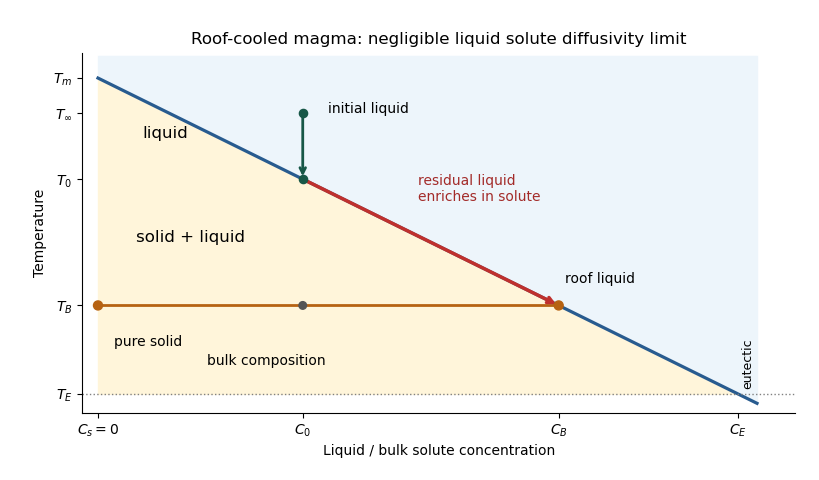

This figure's Python source:
"""Generate the phase diagram in the working directory; Make owns media placement.
Tested with Python 3.14.4, NumPy 2.3.5 and Matplotlib 3.10.7.
"""
from pathlib import Path
import matplotlib
matplotlib.use('Agg')
import matplotlib.pyplot as plt
import numpy as np

fig, ax = plt.subplots(figsize=(8.2, 4.8), dpi=100, facecolor='white')
fig.subplots_adjust(left=.10,right=.97,bottom=.14,top=.89)
C0, CB, CE = .32, .72, 1.0
Tm, T0, TB, TE, Tinf = 1.25, .93, .53, .25, 1.14
cs = np.linspace(0, 1.03, 200)
ax.plot(cs, Tm-cs, color='#285b8f', lw=2.3, label='Liquidus: $T=T_m-mC$')
ax.fill_between(cs, Tm-cs, 1.32, color='#edf5fb')
ax.fill_between(cs[cs<=1], TE, (Tm-cs)[cs<=1], color='#fff5da')
ax.axhline(TE,color='gray',ls=':',lw=1)
ax.plot([0,CB],[TB,TB],color='#b66212',lw=2)
ax.scatter([0,C0,CB],[TB,TB,TB],s=[42,30,42],color=['#b66212','#555555','#b66212'],zorder=5)
ax.annotate('pure solid',xy=(0,TB),xytext=(.025,.40),fontsize=10)
ax.annotate('bulk composition',xy=(C0,TB),xytext=(.17,.34),fontsize=10)
ax.annotate('roof liquid',xy=(CB,TB),xytext=(.73,.60),fontsize=10)
ax.annotate('',xy=(C0,T0),xytext=(C0,Tinf),arrowprops={'arrowstyle':'->','color':'#175747','lw':2})
ax.annotate('',xy=(CB,TB),xytext=(C0,T0),arrowprops={'arrowstyle':'->','color':'#bf302d','lw':2.5})
ax.scatter([C0,C0],[Tinf,T0],color='#175747',s=35,zorder=6)
ax.text(C0+.04,Tinf,'initial liquid',fontsize=10)
ax.text(.50,.86,'residual liquid\nenriches in solute',fontsize=10,color='#a32b29')
ax.text(.07,1.06,'liquid',fontsize=12)
ax.text(.06,.73,'solid + liquid',fontsize=12)
ax.text(1.005,TE+.015,'eutectic',fontsize=9,rotation=90,va='bottom')
ax.set_xticks([0,C0,CB,CE],['$C_s=0$','$C_0$','$C_B$','$C_E$'])
ax.set_yticks([TE,TB,T0,Tinf,Tm],['$T_E$','$T_B$','$T_0$',r'$T_\infty$','$T_m$'])
ax.set(xlim=(-.025,1.09),ylim=(.19,1.33),xlabel='Liquid / bulk solute concentration',ylabel='Temperature',title='Roof-cooled magma: negligible liquid solute diffusivity limit')
ax.spines[['top','right']].set_visible(False)
fig.savefig(Path.cwd()/'paper-332-phase-diagram.png',facecolor='white',transparent=False,dpi=100)
plt.close(fig)
